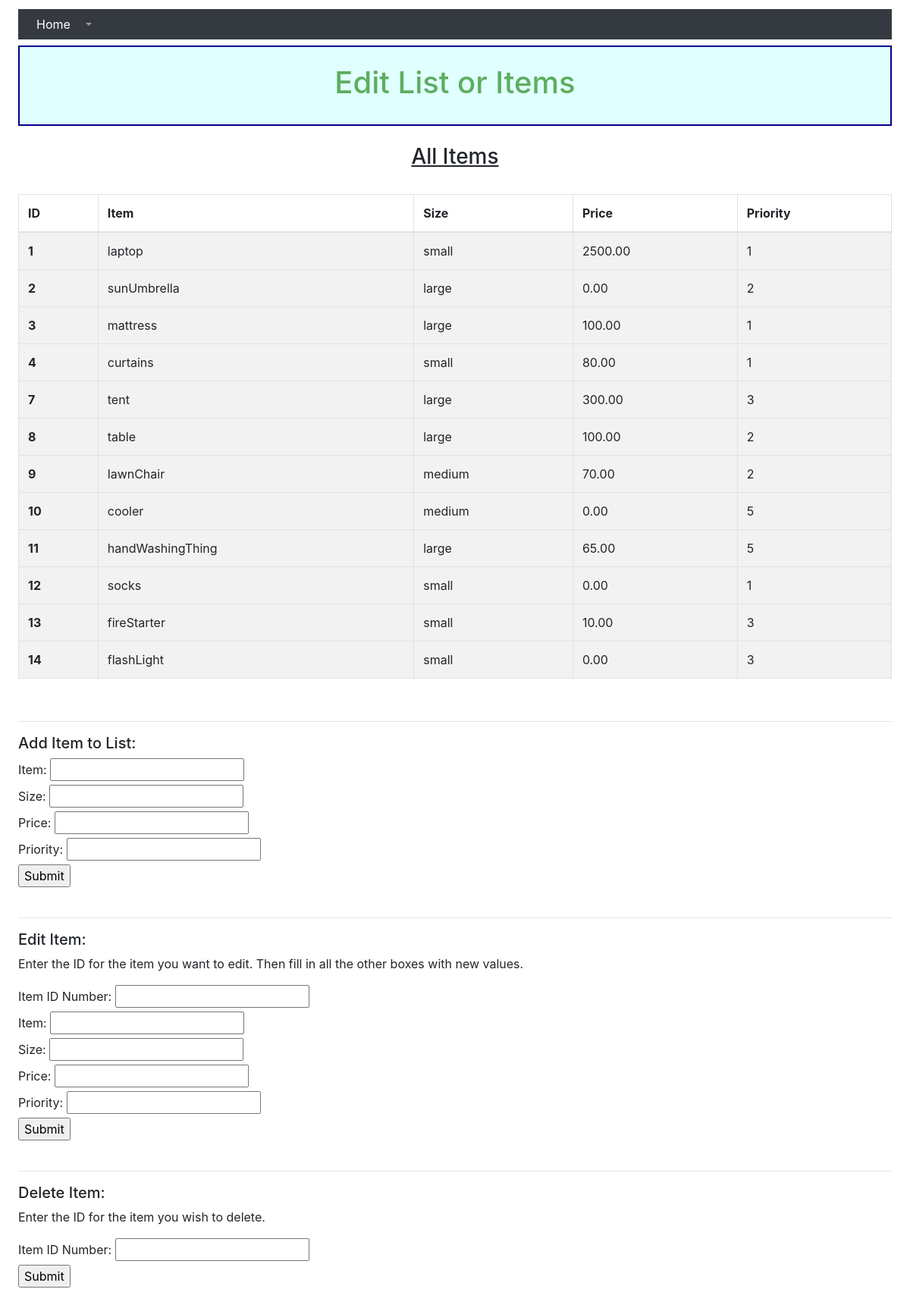
Page /packingList/editList/ on the committed database.
### packingList/models.py (models this page shows)
class Item(models.Model):
    item = models.CharField(max_length=400)
    size = models.CharField(max_length=400)
    price = models.DecimalField(max_digits=7, decimal_places=2)
    priority = models.IntegerField()

### packingList/views.py (the view, shortened to what this page needs)
# urls.py: path('editList/', views.editList, name='editList'),
def editList(request):
    template = "packingList/editList.html"
    rows = Item.objects.all()
    inputSelection = request.POST
    inputDict = inputSelection.dict()
    inputValuesList = list(inputDict.values())
    return render(request, template, {"rows" : rows, "inputValuesList" : inputValuesList})

### packingList/templates/packingList/editList.html (shortened to what this page needs)
<!DOCTYPE html>
<html lang="en">
<head>
    {% load static %}
    <link rel="stylesheet" href="https://stackpath.bootstrapcdn.com/bootstrap/4.3.1/css/bootstrap.min.css">
</head>
<body>
<nav class="navbar navbar-expand-lg navbar-dark bg-dark">
  <div class="collapse navbar-collapse" id="navbarSupportedContent">
    <ul class="navbar-nav mr-auto">
      <li class="nav-item active">
        <a class="nav-link" href="http://localhost:8000/homePage">Home <span class="sr-only">(current)</span></a>
      </li>
      <li class="nav-item dropdown">
        <a class="nav-link dropdown-toggle" href="#" id="navbarDropdown" role="button" data-toggle="dropdown" aria-haspopup="true" aria-expanded="false">
        </a>
      </li>
    </ul>
  </div>
</nav>
<header>
<h1 class="centered_text"> Edit List or Items </h1>
</header>
<br>
<h3 class="centered_text"><u> All Items </u></h3>
<br>
<table class="table table-striped table-hover table-bordered">
  <thead>
    <tr>
      <th scope="col">ID</th>
      <th scope="col">Item</th>
      <th scope="col">Size</th>
      <th scope="col">Price</th>
      <th scope="col">Priority</th>
    </tr>
  </thead>
  <tbody>
  {% for each in rows %}
    <tr>
      <th scope="row">{{ each.id }}</th>
      <td>{{ each.item }}</td>
      <td>{{ each.size }}</td>
      <td>{{ each.price }}</td>
      <td>{{each.priority}}</td>
    </tr>
    <tr>
      {% endfor %}
  </tbody>
</table>
<br><hr>
<h5>Add Item to List:</h5>
<form action="/packingList/editList/" method="post">
    <label for ="item" > Item: </label>
    <input id = "item" type = "text" name = "item"  required >
    <br>
    <label for ="size" > Size: </label>
    <input id = "size" type = "text" name = "size"  required >
    <br>
    <label for ="price" > Price: </label>
    <input id = "price" type = "text" name = "price"  required >
    <br>
    <label for ="priority" > Priority: </label>
    <input id = "priority" type = "text" name = "priority"  required >
    <br>
    <input type="submit" value="Submit">
</form>
<br><hr>
<h5>Edit Item:</h5>
<p>Enter the ID for the item you want to edit. Then fill in all the other boxes with new values.</p>
<form action="/packingList/editList/" method="post">
    <label for ="itemid" > Item ID Number: </label>
    <input id = "itemid" type = "text" name = "itemid"  required >
    <br>
    <label for ="item" > Item: </label>
    <input id = "item" type = "text" name = "item"  required >
    <br>
    <label for ="size" > Size: </label>
    <input id = "size" type = "text" name = "size"  required >
    <br>
    <label for ="price" > Price: </label>
    <input id = "price" type = "text" name = "price"  required >
    <br>
    <label for ="priority" > Priority: </label>
    <input id = "priority" type = "text" name = "priority"  required >
    <br>
    <input type="submit" value="Submit">
</form>
<br><hr>
<h5>Delete Item:</h5>
<p>Enter the ID for the item you wish to delete.</p>
<form action="/packingList/editList/" method="post">
    <label for ="itemid" > Item ID Number: </label>
    <input id = "itemid" type = "text" name = "itemid"  required >
    <br>
    <input type="submit" value="Submit">
</form>
<br><br>
</body>
</html>

### packingList/templates/packingList/editList.html (style rules this page uses)
nav { height: 40px; margin-bottom: 8px; }
body { margin-left: 2%; margin-right: 2%; margin-top: 1%; }
header { background-color: lightcyan; padding: 2%; color: #5ead5f; border: 2px solid darkblue; }
.centered_text { text-align: center; }
hr { color: #5ead5f; }

### rows in the picture
Item: id "1", item "laptop", size "small", price "2500.00", priority "1"
Item: id "2", item "sunUmbrella", size "large", price "0.00", priority "2"
Item: id "3", item "mattress", size "large", price "100.00", priority "1"
Item: id "4", item "curtains", size "small", price "80.00", priority "1"
Item: id "7", item "tent", size "large", price "300.00", priority "3"
Item: id "8", item "table", size "large", price "100.00", priority "2"
Item: id "9", item "lawnChair", size "medium", price "70.00", priority "2"
Item: id "10", item "cooler", size "medium", price "0.00", priority "5"
Item: id "11", item "handWashingThing", size "large", price "65.00", priority "5"
Item: id "12", item "socks", size "small", price "0.00", priority "1"
Item: id "13", item "fireStarter", size "small", price "10.00", priority "3"
Item: id "14", item "flashLight", size "small", price "0.00", priority "3"
